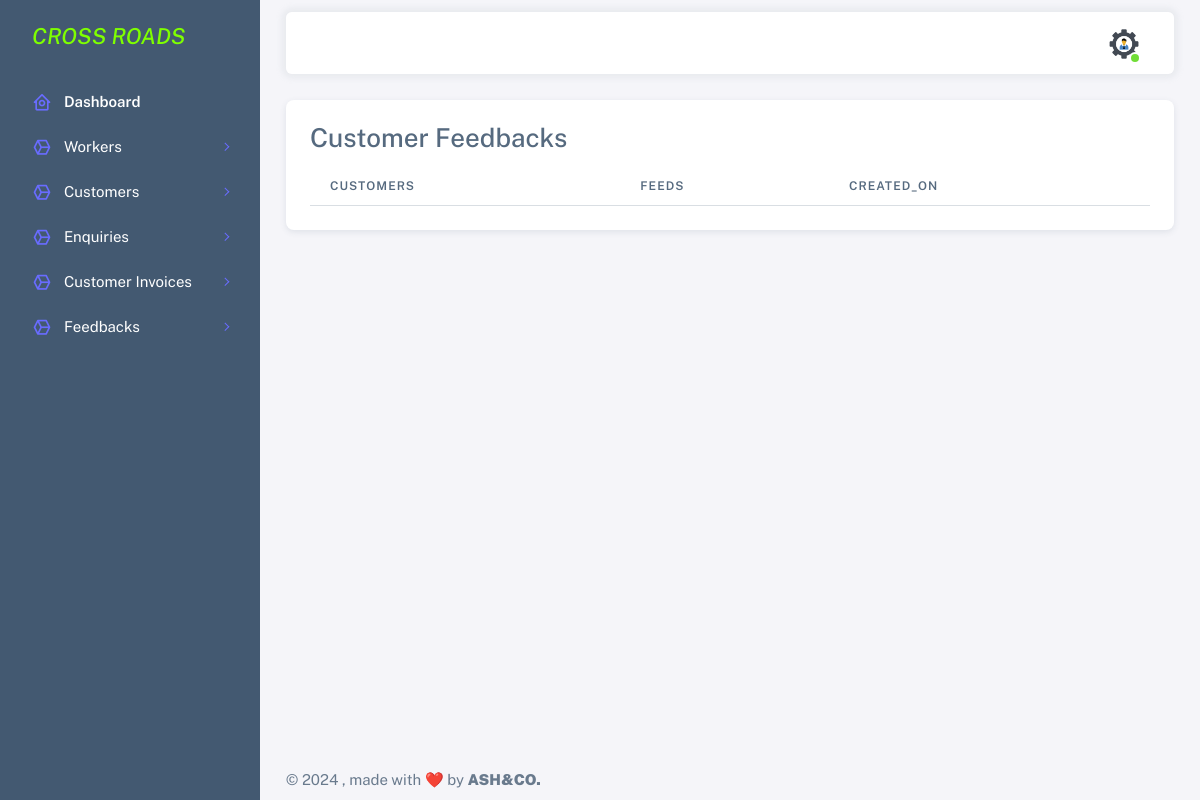
The app's page /feedback-admin/, older data.
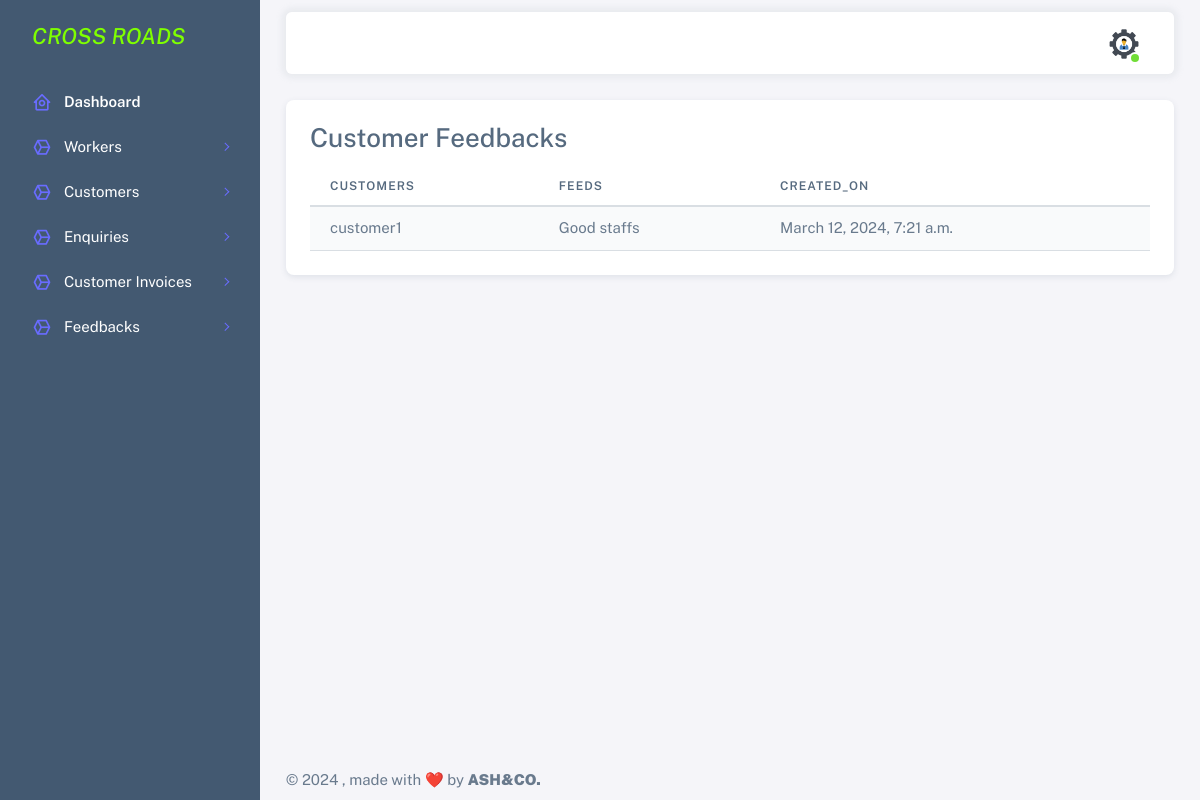
The same page, newer data.
### customer_app/models.py (models this page shows)
class Feedback(BaseModel):
    user=models.ForeignKey(User,on_delete=models.CASCADE,null=True)
    message=models.TextField(null=True,blank=True)

### accounts/models.py (models this page shows, shortened)
class User(AbstractBaseUser, PermissionsMixin):
    name = models.CharField(max_length=50, blank=True, null=True)
    username = models.CharField(max_length=50, unique=True, null=True)
    email = models.EmailField(max_length=100, null=True)
    role = models.IntegerField(choices=SELECTROLE)
    uid = models.CharField(max_length=500, unique=True, null=True)
    is_admin = models.BooleanField(default=False)
    is_active = models.BooleanField(default=False)
    is_registered = models.BooleanField(default=False)
    date_joined = models.DateTimeField(auto_now_add=True)
    last_login = models.DateTimeField(auto_now_add=True)
    USERNAME_FIELD = 'username'
    REQUIRED_FIELDS=[]
    objects = UserManager()
    class Meta:
        db_table = "user"

### accounts/views.py (the view)
# urls.py: path('feedback-admin/',views.view_feedback_admin,name='feedback-admin'),
def view_feedback_admin(request):
    data = Feedback.objects.all()
    context = {'data':data}
    return render(request, 'admintemp/feedback.html', context)

### templates/admintemp/feedback.html
{% extends 'admintemp/index.html' %}
{% load crispy_forms_tags %}
{% block content %}
<div class="card">
    <div class="card-body">
        <h3 class="card-title"> Customer Feedbacks</h3>
        <table class="table table-striped">
            <thead>
                <tr>
                    <th scope="col">Customers</th>
                    <th scope="col">Feeds</th>
                    <th scope="col">Created_on</th>
                </tr>
            </thead>
            <tbody>
                {% for i in data %}
                <tr>
                    <td>{{i.user.username}}</td>
                    <td>{{i.message}}</td>
                    <td>{{i.created_on}}</td>
                </tr>
                {% endfor %}
            </tbody>
        </table>
    </div>
</div>
{% endblock %}

Row changes from the older to the newer data that the page shows:
added Feedback: user.username "customer1", message "Good staffs", created_on "March 12, 2024, 7:21 a.m."
